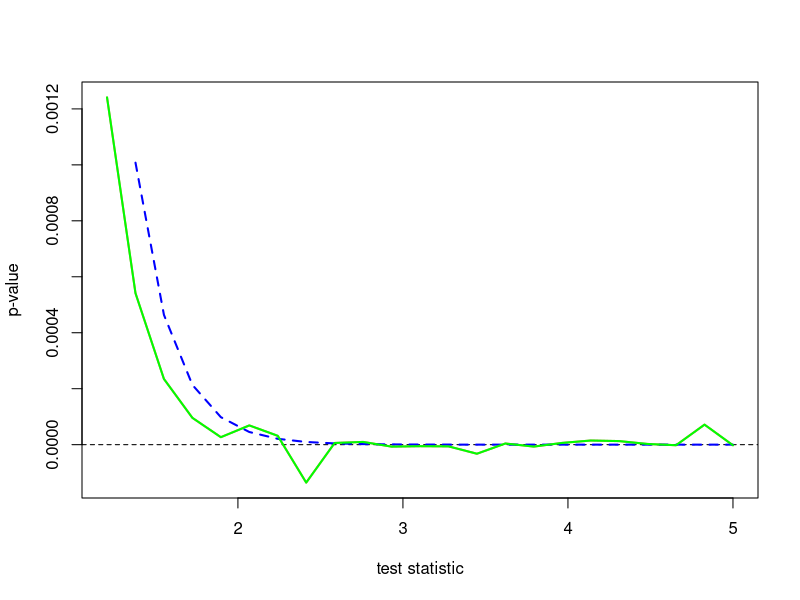

Here is the R script that generated this plot:
#setwd('/home/tba3/Desktop/today/ks-test/JSS')

  cvm.stat.disc <- function(x,y, type=c("W2", "U2", "A2")) {
    type <- match.arg(type)
    I <- knots(y)
    N <- length(x)
    e <- diff(c(0,N*y(I)))
    obs <- rep(0, length(I))
    for(j in 1:length(I)) {
      obs[j] <- length(which(x == I[j]))
    }
    S <- cumsum(obs)
    T <- cumsum(e)
    H <- T/N
    p <- e/N
    t <- (p + p[c(2:length(p), 1)])/2
    Z <- S - T
    Zbar <- sum(Z*t)

    S0 <- diag(p) - p %*% t(p)
    A <- matrix(1, length(p), length(p))
    A <- apply(row(A) >= col(A),2, as.numeric)
    E <- diag(t)
    One <- rep(1, nrow(E))
    K <- diag(0, length(H))
    diag(K)[-length(H)] <- 1/(H[-length(H)]*(1-H[-length(H)]))
    Sy <- A %*% S0 %*% t(A)
    M <- switch(type, W2 = E,
                U2 = (diag(1, nrow(E)) - 
                      E%*%One%*%t(One))%*%E%*%(diag(1, nrow(E)) -
                      One%*%t(One)%*%E),
                A2 = E%*%K)
    lambda <- eigen(M%*%Sy)$values

    STAT <- switch(type, W2 = sum(Z^2*t)/N, U2 = sum((Z-Zbar)^2*t)/N,
                   A2 = sum((Z^2*t/(H*(1-H) ))[-length(I)])/N)

    return(c(STAT, lambda))
  } # End cvm.stat()


  cvm.pval <- function(STAT, lambda, good=TRUE) {

    x <- STAT

    theta <- function(u) {
      VAL <- 0
      for(i in 1:length(lambda)) {
         VAL <- VAL + 0.5*atan(lambda[i]*u)
      }
      return(VAL - 0.5*x*u)
    }

    rho <- function(u) {
      VAL <- 0
      for(i in 1:length(lambda)) {
        VAL <- VAL + log(1 + lambda[i]^2*u^2)     
      }
      VAL <- exp(VAL*0.25)
      return(VAL)
    }

    fun <- function(u) return(sin(theta(u))/(u*rho(u)))

    pval <- 0
    try(pval <- 0.5 + integrate(fun, 0, Inf, subdivisions=1e6)$value/pi,
        silent=TRUE)
    if(pval > 0.001 || good == FALSE) return(pval)
    if(pval <= 0.001 & good == TRUE) {
      df <- sum(lambda != 0)
      return(dchisq(STAT/max(lambda),df))
    }
  } # End cvm.pval()

#lambda <- sort(runif(10))
#lambda <- sort(c(0.020837 , 0.342575 , 0.531838 , 0.604825 , 0.645453 , 0.706874 , 0.750545 , 0.776914 , 0.810034 , 0.880271))
set.seed(42)
y <- ecdf(1:3)
x <- sample(1:3, replace=TRUE)
lambda <- cvm.stat.disc(x,y,'W2')[-1]
cvm.pval(1, lambda)

I <- seq(0,5,length.out=30)
y <- rep(NA, length(I))
for(i in 1:length(I)) {
  y[i] <- cvm.pval(I[i], lambda, good=TRUE)
}
z <- rep(NA, length(I))
for(i in 1:length(I)) {
  z[i] <- cvm.pval(I[i], lambda, good=FALSE)
}
w <- rep(NA, length(I))
for(i in 1:length(I)) {
  STAT <- I[i]
  logf <- function(t) {
    ans <- -t*STAT
    ans <- ans - 0.5*sum( log(1-2*t*lambda) )
    return(ans)
  }
  est2 <- exp(nlm(logf, 1/(4*max(lambda)))$minimum)
  #est2 <- exp(optimize(logf, interval=c(0,1/(2*max(lambda))))[[1]])
  w[i] <- est2
}



#pdf('fig1.pdf', height=6, width=8)
coff <- 1.2
coff2 <- 1.3
plot(I[I > coff], z[I > coff], type='l', xlab='test statistic', ylab='p-value', col='salmon', lwd=2)
abline(h=0, lty=2)
lines(I[I > coff2], y[I > coff2], lty=2, col='blue', lwd=2)
lines(I[I > coff], z[I > coff], col='green', lwd=2)
#dev.off()
